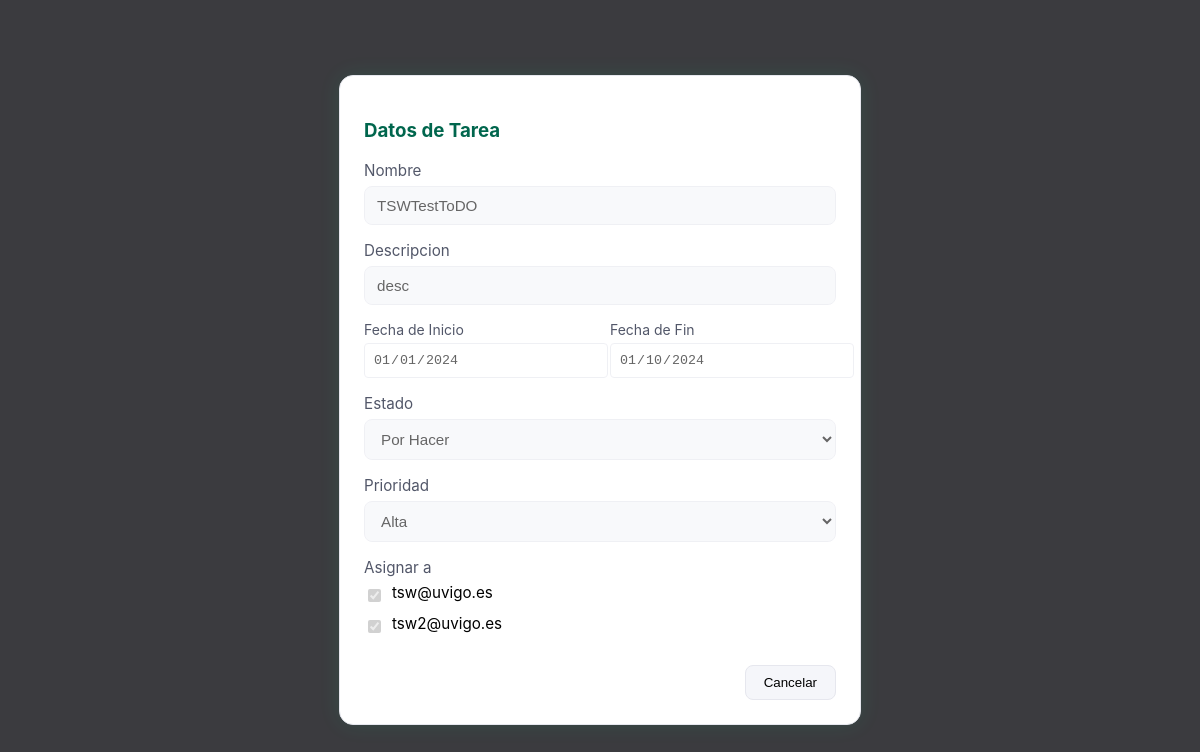
Page /index.php?controller=tasks&action=view&id=1&task_id=1 (signed in) on the committed database.
### tables this page shows
CREATE TABLE tasks (
    task_id INT AUTO_INCREMENT NOT NULL,
    task_name VARCHAR(255) NOT NULL,
    task_desc VARCHAR(255) NOT NULL,
    project_id INT NOT NULL,
    task_status ENUM("ToDo","Working","Done") NOT NULL,
    task_priority ENUM("Low","Medium","High") NOT NULL,
    begin_date VARCHAR(10) NOT NULL,
    end_date VARCHAR(10) NOT NULL,

    FOREIGN KEY (project_id) REFERENCES projects(project_id) ON DELETE CASCADE,
    CONSTRAINT PK_Task PRIMARY KEY (task_id, project_id)
);

CREATE TABLE users (
    user_mail VARCHAR(255) NOT NULL,
    username VARCHAR(255) NOT NULL,
    passwd VARCHAR(255) NOT NULL,
    
    PRIMARY KEY (user_mail)
);

### www/core/ViewManager.php (called while the page is built, shortened)
<?php
class ViewManager {
	private $variables = array();
	public function setVariable($varname, $value, $flash=false) {
		$this->variables[$varname] = $value;
	}
	public function getVariable($varname, $default=NULL) {
		if (!isset($this->variables[$varname])) {
			return $default;
		}
		return $this->variables[$varname];
	}
	public function render($controller, $viewname) {
		include(__DIR__."/../view/$controller/$viewname.php");
	}
	private static $viewmanager_singleton = NULL;
	public static function getInstance() {
		if (self::$viewmanager_singleton == null) {
			self::$viewmanager_singleton = new ViewManager();
		}
		return self::$viewmanager_singleton;
	}
}

### www/controller/TasksController.php (called while the page is built, shortened)
<?php
require_once(__DIR__."/../model/User.php");
require_once(__DIR__."/../model/Task.php");
require_once(__DIR__."/../model/ProjectMapper.php");
class TasksController extends BaseController
{
	private $projectMapper;
	public function __construct()
	{
		$this->projectMapper = new ProjectMapper();
	}
	public function view()
	{
		$project = $this->retrieveProject();
		$task = $this->retrieveTask($project);
		$this->view->setVariable("users", $project->getUsers());
		$this->view->setVariable("task", $task);
		$this->view->setVariable("projectID", $_REQUEST["id"]);
		$this->view->setVariable("isViewing", true);
		$this->view->render("tasks", "form");
	}
	private function retrieveProject(): Project{
		$projectid = $_REQUEST["id"];
		$project = $this->projectMapper->findByIdWithAll($projectid);
		return $project;
	}
	private function retrieveTask($project){
		$taskid = trim($_REQUEST["task_id"]);
		$task = null;
		foreach ($project->getTasks() as $t) {
			if (strcmp($t->getId(), $taskid) == 0) {
				$task = $t;
			}
		}
		return $task;
	}
}
?>

### www/index.php (called while the page is built, shortened)
<?php
function run() {
	try {
		$controller = loadController($_GET["controller"]);
		$actionName = $_GET["action"];
		$controller->$actionName();
	} catch(Exception $ex) {
		die("An exception occured!!!!!".$ex->getMessage());
	}
}
function loadController($controllerName) {
	return new $controllerClassName();
}
run();
?>

### www/core/I18n.php (called while the page is built, shortened)
<?php
class I18n {
	private $messages;
	public function setLanguage($language) {
		$this->messages = $i18n_messages;
	}
	public function i18n($key) {
		if (isset($this->messages[$key])){
			return $this->messages[$key];
		}else{
			return $key;
		}
	}
	private static $i18n_singleton = null;
	public static function getInstance() {
		if (self::$i18n_singleton == NULL) {
			self::$i18n_singleton = new I18n();
		}
		return self::$i18n_singleton;
	}
}
function i18n($key) {
	return I18n::getInstance()->i18n($key);
}

### www/model/Task.php (called while the page is built, shortened)
<?php
require_once(__DIR__."/../core/I18n.php");
class Task
{
	private $name;
	private $desc;
	private $status;
	private $priority;
	private $beginDate;
	private $endDate;
	private $users;
	public function __construct($id = NULL, $name = NULL,$desc = NULL, $projectID = NULL, $status = NULL, array $users = NULL, $priority = NULL,$beginDate = NULL,$endDate = NULL)
	{
		$this->name = $name;
		$this->desc = $desc;
		$this->status = $status;
		$this->users = $users;
		$this->priority = $priority;
		$this->beginDate = $beginDate;
		$this->endDate = $endDate;
	}
	public function getName()
	{
		return $this->name;
	}
	public function getDesc()
	{
		return $this->desc;
	}
	public function getStatus()
	{
		return $this->status;
	}
	public function getPriority(){
		return $this->priority;
	}
	public function getBeginDate(){
		return $this->beginDate;
	}
	public function getEndDate(){
		return $this->endDate;
	}
	public function getUsers()
	{
		return $this->users;
	}
	public function setUsers(array $users)
	{
		$this->users = $users;
	}
}
?>

### www/model/ProjectMapper.php (called while the page is built, shortened)
<?php
require_once(__DIR__."/../core/PDOConnection.php");
require_once(__DIR__."/../model/User.php");
require_once(__DIR__."/../model/Task.php");
class ProjectMapper
{
	private $db;
	public function __construct()
	{
		$this->db = PDOConnection::getInstance();
	}
	public function findById($projectid)
	{
		$stmt = $this->db->prepare("SELECT * FROM projects WHERE project_id=?");
		$stmt->execute(array($projectid));
		$project = $stmt->fetch(PDO::FETCH_ASSOC);
		if ($project != null) {
			return new Project(
				$project["project_id"],
				$project["project_name"]
			);
		} else {
			return NULL;
		}
	}
	public function findByIdWithAll($projectid)
	{
		$project_with_all = $this->findById($projectid);
		if ($project_with_all != null) {
			$stmt = $this->db->prepare("SELECT * FROM users WHERE user_mail IN (SELECT user_mail FROM users_on_projects WHERE project_id=?)");
			$stmt->execute(array($projectid));
			$users = $stmt->fetchAll(PDO::FETCH_ASSOC);
			$users_array = array();
			foreach ($users as $user) {
				array_push($users_array, new User($user["username"], $user["user_mail"], $user["passwd"]));
			}
			$project_with_all->setUsers($users_array);
			$stmt = $this->db->prepare("SELECT * FROM tasks WHERE project_id=? ORDER BY task_priority DESC");
			$stmt->execute(array($projectid));
			$tasks = $stmt->fetchAll(PDO::FETCH_ASSOC);
			$stmt2 = $this->db->prepare("SELECT * FROM users where user_mail IN ( SELECT user_mail FROM users_on_tasks WHERE project_id=? AND task_id=?)");
			$tasks_array = array();
			foreach ($tasks as $task) {
				$task = new Task(
					id: $task["task_id"],
					name: $task["task_name"],
					desc: $task["task_desc"],
					projectID: $task["project_id"],
					status: $task["task_status"],
				priority:	$task["task_priority"],
				beginDate:	$task["begin_date"],
				endDate:	$task["end_date"]
				);
				$stmt2->execute(array($projectid, $task->getId()));
				$usersOnTask = $stmt2->fetchAll(PDO::FETCH_ASSOC);
				$users_task_array = array();
				foreach ($usersOnTask as $usertask) {
					array_push($users_task_array, new User($usertask["username"], $usertask["user_mail"], $usertask["passwd"]));
				}
				$task->setUsers($users_task_array);
				array_push($tasks_array, $task);
			}
			$project_with_all->setTasks($tasks_array);
			$stmt3 = $this->db->prepare("SELECT * FROM cats_on_projects WHERE project_id=?");
			$stmt3->execute(array($projectid));
			$cats = $stmt3->fetchAll(PDO::FETCH_ASSOC);
			$cats_array = array();
			foreach ($cats as $cat) {
				array_push($cats_array, $cat["cat_name"]);
			}
			$project_with_all->setCats($cats_array);
		}
		return $project_with_all;
	}
}
?>

### www/core/PDOConnection.php (called while the page is built)
<?php
class PDOConnection {
	private static $dbhost = "127.0.0.1";
	private static $dbname = "tswdb";
	private static $dbuser = "tswuser";
	private static $dbpass = "tswpass";
	private static $db_singleton = null;
	public static function getInstance() {
		if (self::$db_singleton == null) {
			self::$db_singleton = new PDO(
			"mysql:host=".self::$dbhost.";dbname=".self::$dbname.";charset=utf8",
			self::$dbuser,
			self::$dbpass,
			array(
				PDO::ATTR_EMULATE_PREPARES => false,
				PDO::ATTR_ERRMODE => PDO::ERRMODE_EXCEPTION
			)
		);
	}
	return self::$db_singleton;
}
}
?>

### www/model/User.php (called while the page is built, shortened)
<?php
require_once(__DIR__."/../core/I18n.php");
class User
{
	private $user_mail;
	public function __construct($username = NULL, $user_mail = NULL, $passwd = NULL)
	{
		$this->user_mail = $user_mail;
	}
	public function getUserMail()
	{
		return $this->user_mail;
	}
}
?>

### www/view/tasks/form.php (the view, shortened to what this page needs)
<?php
$view = ViewManager::getInstance();
$isViewing = $view->getVariable("isViewing", false);
$task = $view->getVariable("task");
$users = $view->getVariable("users");
$projectID = $view->getVariable("projectID");
$userNum = 1;
$taskUsers = array();
if ($task != null) $taskUsers = $task->getUsers();
?>
<!doctype html>
<html>
<head>
    <link rel="stylesheet" type="text/css" href="./view/css/theme.css">
    <link rel="stylesheet" type="text/css" href="./view/css/tasks/form.css">
</head>
<body>
    <form action="index.php?controller=tasks&amp;action=<?php if (!is_null($task) && !$isViewing): ?>edit<?php endif ?><?php if (is_null($task)): ?>add<?php endif ?>" method="post">
        <div id="taskModal" class="modal-overlay">
            <div class="Smodal-box">
                <div class="Smodal-content">
                    <h3 id="taskModalTitle">
                        <?php if ($isViewing): ?><?= i18n("Datos de Tarea") ?><?php endif ?>
                    </h3>
                    <div class="form-row">
                        <label><?= i18n(key: "Nombre") ?></label>
                        <input id="modalTaskName" name="title" type="text" required minlength="1"
                            value="<?php if (!is_null($task)): ?><?= $task->getName() ?><?php endif ?>"
                            <?php if ($isViewing): ?>readonly<?php endif ?> />
                    </div>
                    <div class="form-row">
                        <label><?= i18n("Descripcion") ?></label>
                        <input id="modalTaskDesc" name="desc" type="text" required minlength="1"
                            value="<?php if (!is_null($task)): ?><?= $task->getDesc() ?><?php endif ?>"
                            <?php if ($isViewing): ?>readonly<?php endif ?> />
                    </div>
                    <div class="form-row">
                        <div class="date-inputs">
                            <div class="date-group">
                                <label><?= i18n("Fecha de Inicio") ?></label>
                                <input id="modalTaskBegin" name="beginDate" type="date" required
                                    value="<?php if (!is_null($task)): ?><?= $task->getBeginDate() ?><?php endif ?>"
                                    <?php if ($isViewing): ?>readonly<?php endif ?> />
                            </div>
                            <div class="date-group">
                                <label><?= i18n("Fecha de Fin") ?></label>
                                <input id="modalTaskEnd" name="endDate" type="date" required
                                    value="<?php if (!is_null($task)): ?><?= $task->getEndDate() ?><?php endif ?>"
                                    <?php if ($isViewing): ?>readonly<?php endif ?> />
                            </div>
                        </div>
                    </div>
                    <div class="form-row">
                        <label><?= i18n("Estado") ?></label>
                        <select id="modalTaskStatus" name="status" required
                            <?php if ($isViewing): ?>disabled<?php endif ?>>
                            <option value="ToDo"
                                <?php if (!is_null($task) && strcmp(trim($task->getStatus()), "ToDo") == 0): ?>selected<?php endif ?>><?= i18n("Por Hacer") ?></option>
                        </select>
                    </div>
                    <div class="form-row">
                        <label><?= i18n("Prioridad") ?></label>
                        <select id="modalTaskPriority" name="priority" required
                            <?php if ($isViewing): ?>disabled<?php endif ?>>
                            <option value="High"
                                <?php if (!is_null($task) && strcmp(trim($task->getPriority()), "High") == 0): ?>selected<?php endif ?>><?= i18n("Alta") ?></option>
                        </select>
                    </div>
                    <div class="form-row">
                        <label><?= i18n("Asignar a") ?></label>
                        <div id="modalTaskAssignees" class="checkbox-list">
                            <?php foreach ($users as $user): ?>
                                <div>
                                    <input type="checkbox" name="<?= "user".$userNum ?>" value="<?= $user->getUserMail() ?>"
                                        <?php $userNum++ ?>
                                        <?php if ($isViewing): ?>disabled<?php endif ?>
                                        <?php if (in_array($user, $taskUsers)): ?> checked<?php endif ?> />
                                    <label>
                                        <?= $user->getUserMail() ?>
                                    </label>
                                </div>
                            <?php endforeach; ?>
                        </div>
                    </div>
                    <div class="modal-footer">
                        <a href="index.php?controller=projects&amp;action=view&amp;id=<?= $projectID ?>">
                            <button class="btn" id="cancelTaskBtn" type="button"><?= i18n("Cancelar") ?></button>
                        </a>
                    </div>
                </div>
            </div>
            </div>
    </form>
</body>
</html>

### www/view/css/theme.css (style rules this page uses)
.light-theme { --bg-dark: #ffffff; --bg-light: #888fa6; --surface-dark: #ffffff; --surface-lighter: #f5f6fa; --accent-neon: #00664d; --accent-glow: #004d3a; --text-bright: #000000; --text-dim: #525769; --btn-text-primary: #ffffff; --border-dark: #e6e7ee; --danger: #c0392b; }
body, .modal, input, button { transition: background 200ms ease, color 200ms ease, border-color 200ms ease; }

### www/view/css/tasks/form.css (style rules this page uses)
:root { --bg-dark: #0a0b0f; --bg-light: #141721; --surface-dark: #1a1b23; --surface-lighter: #22242e; --accent-neon: #00ff9d; --accent-glow: #00cc7e; --text-bright: #ffffff; --text-dim: #9da3b4; --btn-text-primary: #000000; --border-dark: #2a2d3a; --danger: #ff3b3b; font-family: 'Inter', system-ui, -apple-system, 'Segoe UI', Roboto, Arial; }
body { margin: 0; background: var(--bg-dark); color: var(--text-bright); justify-content: center; align-items: center; }
.modal-overlay { position: fixed; inset: 0; background: rgba(10, 11, 15, 0.8); display: flex; align-items: center; justify-content: center; z-index: 999; }
.form-row { display: flex; flex-direction: column; margin-bottom: 16px; }
.form-row label { font-size: 0.95rem; color: var(--text-dim); margin-bottom: 6px; }
input[type="text"], textarea, select { background: var(--surface-lighter); border: 1px solid var(--border-dark); padding: 10px 12px; color: var(--text-bright); border-radius: 8px; font-size: 0.95rem; transition: border 0.2s, box-shadow 0.25s; }
input[type="date"] { width: 100%; padding: 8px; border-radius: 4px; background-color: var(--surface-dark); color: var(--text-bright); border: 1px solid var(--border-dark); }
.date-inputs { display: flex; gap: 20px; }
.date-group { display: flex; flex-direction: column; flex: 1; }
.date-group label { margin-bottom: 5px; font-size: 14px; color: var(--text-dim); }
.checkbox-list > div { display: flex; align-items: center; gap: 8px; margin-bottom: 6px; }
.checkbox-list input[type="checkbox"] { accent-color: var(--accent-neon); }
.checkbox-list label { color: var(--text-bright); }
.modal-footer { display: flex; justify-content: flex-end; gap: 12px; margin-top: 20px; }
.btn { background: var(--surface-lighter); padding: 9px 18px; color: var(--text-bright); border-radius: 8px; border: 1px solid var(--border-dark); cursor: pointer; transition: background 0.2s, transform 0.15s, box-shadow 0.25s; }
input[readonly], textarea[readonly], select:disabled { opacity: 0.6; cursor: not-allowed; }
.Smodal-box { width: 95%; max-width: 520px; background: var(--surface-dark); border: 1px solid var(--border-dark); border-radius: 14px; box-shadow: 0 0 22px rgba(0, 255, 157, 0.09); color: var(--accent-neon); animation: fadeIn 0.25s ease-out; display: flex; flex-direction: column; max-height: 85vh; padding: 0; }
.Smodal-content { flex: 1; overflow-y: auto; overflow-x: hidden; padding: 24px; box-sizing: border-box; }

### rows in the picture
tasks: title "TSWTestToDO", desc "desc", beginDate "01/01/2024", endDate "01/10/2024", status "Por Hacer", priority "Alta"
users: user_mail "tsw@uvigo.es"
users: user_mail "tsw2@uvigo.es"

### other values in the picture
i18n("Datos de Tarea") "Datos de Tarea"
i18n(key: "Nombre") "Nombre"
i18n("Descripcion") "Descripcion"
i18n("Fecha de Inicio") "Fecha de Inicio"
i18n("Fecha de Fin") "Fecha de Fin"
i18n("Estado") "Estado"
i18n("Prioridad") "Prioridad"
i18n("Asignar a") "Asignar a"
i18n("Cancelar") "Cancelar"
